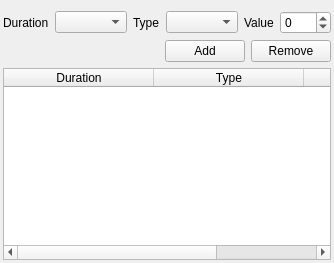
            <widget class="QWidget" name="tab_13">
             <attribute name="title">
              <string>Bonuses</string>
             </attribute>
             <layout class="QVBoxLayout" name="verticalLayout_9">
              <property name="leftMargin">
               <number>3</number>
              </property>
              <property name="rightMargin">
               <number>3</number>
              </property>
              <property name="bottomMargin">
               <number>3</number>
              </property>
              <item>
               <layout class="QHBoxLayout" name="horizontalLayout_27">
                <item>
                 <widget class="QLabel" name="label_25">
                  <property name="text">
                   <string>Duration</string>
                  </property>
                 </widget>
                </item>
                <item>
                 <widget class="QComboBox" name="bonusDuration"/>
                </item>
                <item>
                 <widget class="QLabel" name="label_26">
                  <property name="text">
                   <string>Type</string>
                  </property>
                 </widget>
                </item>
                <item>
                 <widget class="QComboBox" name="bonusType"/>
                </item>
                <item>
                 <widget class="QLabel" name="label_27">
                  <property name="text">
                   <string>Value</string>
                  </property>
                 </widget>
                </item>
                <item>
                 <widget class="QSpinBox" name="bonusValue">
                  <property name="minimum">
                   <number>-999</number>
                  </property>
                  <property name="maximum">
                   <number>999</number>
                  </property>
                 </widget>
                </item>
               </layout>
              </item>
              <item>
               <layout class="QHBoxLayout" name="horizontalLayout_28">
                <item>
                 <spacer name="horizontalSpacer_7">
                  <property name="orientation">
                   <enum>Qt::Horizontal</enum>
                  </property>
                  <property name="sizeHint" stdset="0">
                   <size>
                    <width>40</width>
                    <height>20</height>
                   </size>
                  </property>
                 </spacer>
                </item>
                <item>
                 <widget class="QPushButton" name="bonusAdd">
                  <property name="text">
                   <string>Add</string>
                  </property>
                 </widget>
                </item>
                <item>
                 <widget class="QPushButton" name="bonusRemove">
                  <property name="text">
                   <string>Remove</string>
                  </property>
                 </widget>
                </item>
               </layout>
              </item>
              <item>
               <widget class="QTableWidget" name="bonuses">
                <property name="editTriggers">
                 <set>QAbstractItemView::NoEditTriggers</set>
                </property>
                <property name="selectionMode">
                 <enum>QAbstractItemView::MultiSelection</enum>
                </property>
                <property name="selectionBehavior">
                 <enum>QAbstractItemView::SelectRows</enum>
                </property>
                <attribute name="horizontalHeaderDefaultSectionSize">
                 <number>150</number>
                </attribute>
                <attribute name="horizontalHeaderStretchLastSection">
                 <bool>false</bool>
                </attribute>
                <attribute name="verticalHeaderVisible">
                 <bool>false</bool>
                </attribute>
                <attribute name="verticalHeaderDefaultSectionSize">
                 <number>24</number>
                </attribute>
                <column>
                 <property name="text">
                  <string>Duration</string>
                 </property>
                </column>
                <column>
                 <property name="text">
                  <string>Type</string>
                 </property>
                </column>
                <column>
                 <property name="text">
                  <string>Value</string>
                 </property>
                </column>
               </widget>
              </item>
             </layout>
            </widget>
